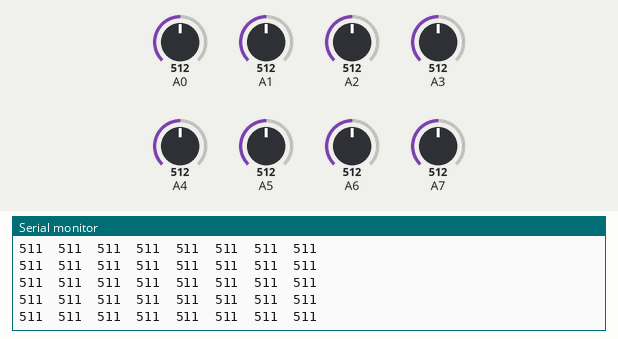
Bench run of a sketch on a simulated Arduino Nano, built with avr-gcc and run on an emulated ATmega328P. Shown: the last lines printed to the serial monitor. The test bench sets the inputs (shaded band); at power-on: A1 = 512, A0 = 512, A2 = 512, A3 = 512, A4 = 512, A5 = 512, A6 = 512, A7 = 512.

Above: at 3.7 s.
3.8 s: A1 set to 106
At 3.96 s:
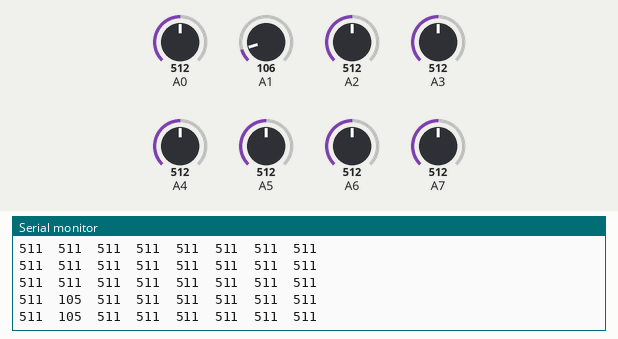
5.3 s: A1 set to 91
At 5.33 s:
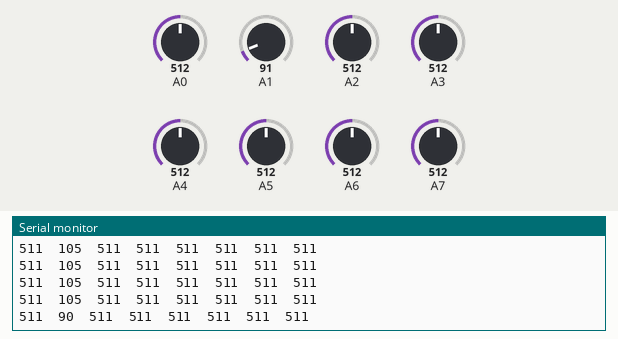
Timing chart, 0 to 8.3 s (numbered marks = the images above; inputs shaded):
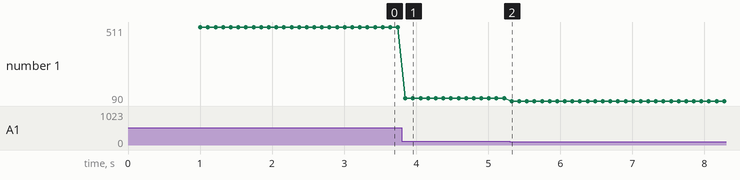

The sketch:

QTR_test.ino
```cpp
/*
 * QTR-8A Analog Sensor Test using QTRSensors Library
 * For analog reflectance sensors
 */

#include <QTRSensors.h>

QTRSensors qtr;
const uint8_t sensorCount = 8;
uint16_t sensorValues[sensorCount];

void setup() {
  Serial.begin(9600);
  Serial.println("QTR-8A Analog Sensor Test with Library");

  // Configure for analog sensors
  qtr.setTypeAnalog();
  qtr.setSensorPins((const uint8_t[]){A0, A1, A2, A3, A4, A5, A6, A7}, sensorCount);

  // Optional: Set analog reference (default is 5V)
  // analogReference(DEFAULT); // 5V
  //analogReference(INTERNAL); // 1.1V (for 3.3V systems)

  delay(1000);
}

void loop() {
  // Read analog sensors using library
  qtr.read(sensorValues);

  // Print all sensor values
  for (uint8_t i = 0; i < sensorCount; i++) {
    Serial.print(sensorValues[i]);
    Serial.print("\t");
  }
  Serial.println();

  delay(100);
}
```

Measured:
- after the input at 3.8 s, the serial monitor: prints a new line after 0.05 s (image 1)
- after the input at 5.3 s, the serial monitor: prints a new line at once (image 2)
- plotted number 1: 511 → 105 after the input at 3.8 s, 105 → 90 after the input at 5.3 s
